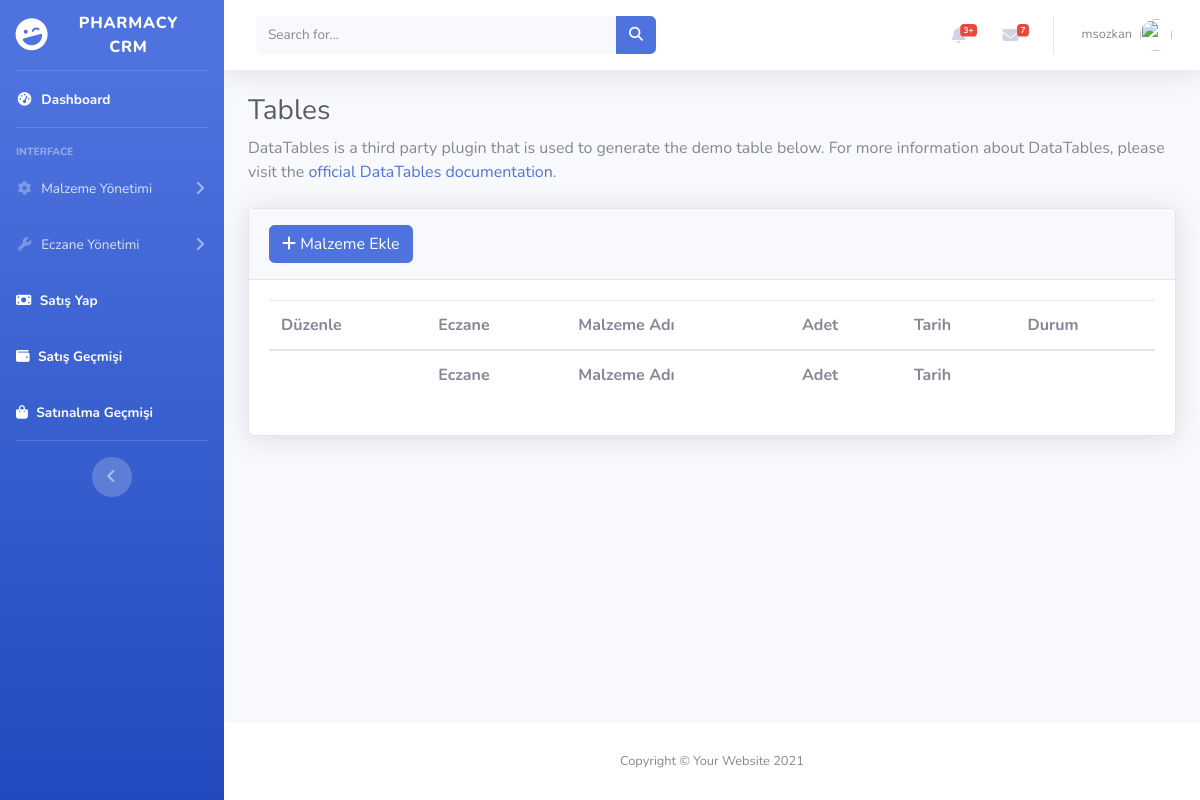
Page /sell/history (signed in) on the earlier database version.
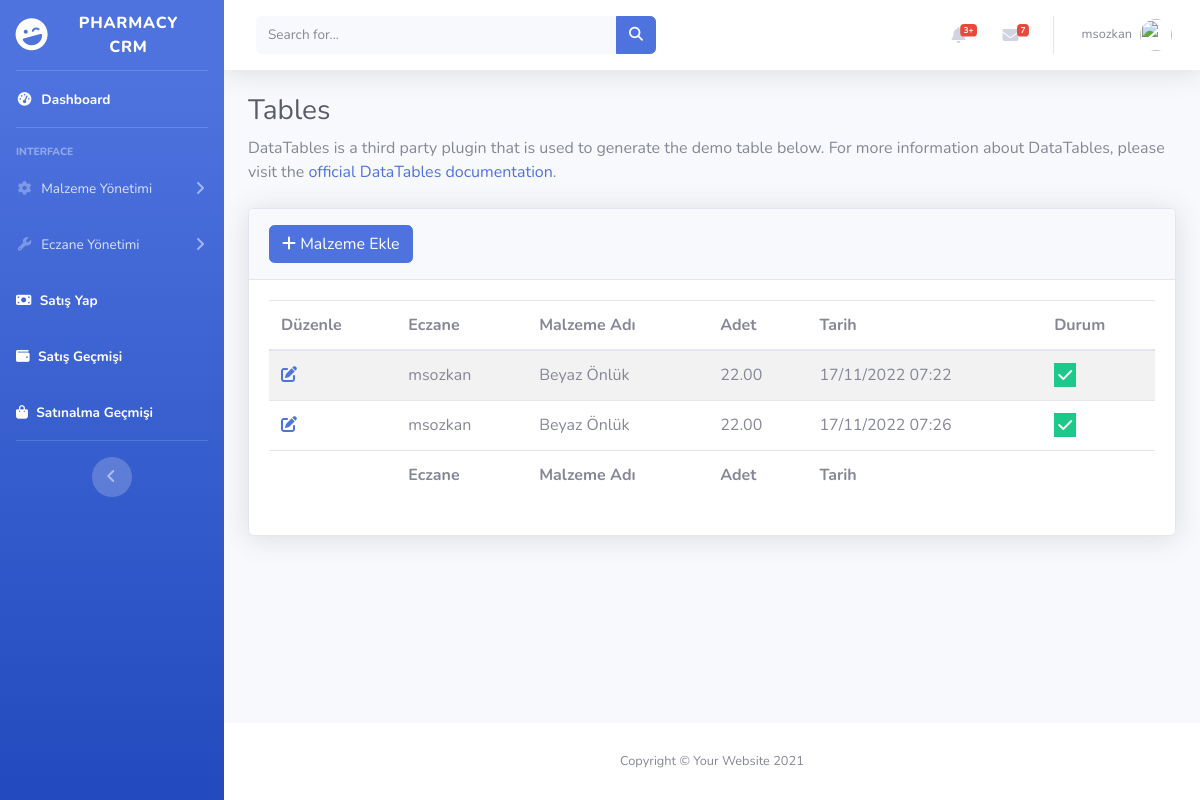
Same page on the later database version.
### pharmacy/models.py (models this page shows, shortened)
class PharmacySell(models.Model):
    user = models.ForeignKey(User, on_delete=models.CASCADE)
    item_name = models.ForeignKey(Items, on_delete=models.SET_NULL,null=True)
    quantity=models.DecimalField(max_digits=10,decimal_places=2)
    status=models.BooleanField(default=True)
    created_at = models.DateTimeField(auto_now_add=True,null=True,blank=True)
    updated_at = models.DateTimeField(auto_now=True,null=True,blank=True)

### items/models.py (models this page shows)
class Items(models.Model):
    item_name=models.CharField(max_length=60)
    quantity=models.DecimalField(max_digits=10,decimal_places=2)
    status=models.BooleanField(default=True)
    created_at = models.DateTimeField(auto_now_add=True,null=True,blank=True)
    updated_at = models.DateTimeField(auto_now=True,null=True,blank=True)
    def __str__(self):
        return self.item_name

### pharmacy/views.py (the view)
# urls.py: path("sell/history",views.sell_history,name="sell_history"),
@login_required(login_url = "accounts:signin")
def sell_history(request):
    items=PharmacySell.objects.filter(user=request.user)
    return render(request,"sell_history.html",{"items":items})

### pharmacy/templates/sell_history.html (shortened to what the changed rows need)
{% extends 'layout.html' %}
{% load static %}
{% block css %}
    <link href="https://cdn.datatables.net/1.12.1/css/dataTables.bootstrap5.min.css" rel="stylesheet"/>
    <link href="https://cdn.datatables.net/responsive/2.3.0/css/responsive.bootstrap5.min.css" rel="stylesheet" />
    <link href="https://cdn.datatables.net/buttons/2.2.3/css/buttons.dataTables.min.css" rel="stylesheet"/>
<link
  rel="stylesheet"
  href="https://cdnjs.cloudflare.com/ajax/libs/font-awesome/6.2.0/css/all.min.css"
/>
{% endblock  %}
{% block body %}
                <div class="container-fluid">
                    <h1 class="h3 mb-2 text-gray-800">Tables</h1>
                    <div class="card shadow mb-4">
                        <div class="card-body">
                            <div class="table-responsive">
                                <table
                                id="example"
                                class="table table-striped nowrap"
                                style="width: 100%!important">
                                <thead>
                                    <tr>
                                      <th data-priority="1">Düzenle</th>
                                      <th data-priority="2">Eczane</th>
                                      <th data-priority="3">Malzeme Adı</th>
                                      <th data-priority="4">Adet</th>
                                      <th data-priority="5">Tarih</th>
                                      <th data-priority="6">Durum</th>
                                    </tr>
                                  </thead>
                                  <tbody>
                                    {% for item in items %}
                                    <tr>
                                      <td>
                                        <a href="{% url 'items:edit_item' item.id %}">
                                          <i
                                            class="fa fa-pen-to-square fa-1x text-primary text-btn-size"
                                          ></i>
                                        </a>
                                      </td>
                                      <td>{{item.user}}</td>
                                      <td>{{item.item_name}}</td>
                                      <td>
                                        {{item.quantity}}
                                      </td>
                                      <td>
                                        {{item.created_at|date:"d/m/Y H:i"}}
                                      </td>
                                      <td>
                                        {% if item.status %}
                                        <i class="fa fa-check bg-success text-white p-1"></i>
                                        {% else %}
                                        <i class="fa fa-xmark bg-danger text-white p-1 px-2"></i>
                                        {% endif %}
                                      </td>
                                    </tr>
                                    {% endfor %}
                                  </tbody>
                                  <tfoot>
                                    <tr >
                                      <th ></th>
                                      <th>Eczane</th>
                                      <th>Malzeme Adı</th>
                                      <th>Adet</th>
                                      <th>Tarih</th>
                                      <th></th>
                                    </tr>
                                  </tfoot>
                                </table>
                            </div>
                        </div>
                    </div>
                </div>
{% endblock  %}

Differences in the rows shown:
added PharmacySell: user "msozkan", item_name "Beyaz Önlük", quantity "22.00", created_at "17/11/2022 07:22", status True (drawn)
added PharmacySell: user "msozkan", item_name "Beyaz Önlük", quantity "22.00", created_at "17/11/2022 07:26", status True (drawn)
